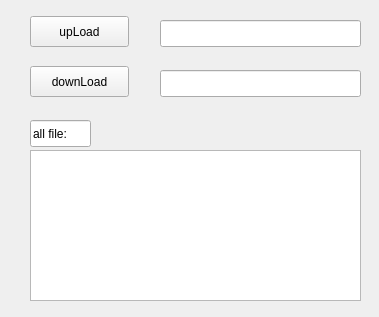
<?xml version="1.0" encoding="UTF-8"?>
<ui version="4.0">
 <class>filePage</class>
 <widget class="QWidget" name="filePage">
  <property name="geometry">
   <rect>
    <x>0</x>
    <y>0</y>
    <width>379</width>
    <height>317</height>
   </rect>
  </property>
  <property name="windowTitle">
   <string>Form</string>
  </property>
  <widget class="QPushButton" name="up_btn">
   <property name="geometry">
    <rect>
     <x>30</x>
     <y>16</y>
     <width>99</width>
     <height>31</height>
    </rect>
   </property>
   <property name="text">
    <string>upLoad</string>
   </property>
  </widget>
  <widget class="QPushButton" name="down_btn">
   <property name="geometry">
    <rect>
     <x>30</x>
     <y>66</y>
     <width>99</width>
     <height>31</height>
    </rect>
   </property>
   <property name="text">
    <string>downLoad</string>
   </property>
  </widget>
  <widget class="QLineEdit" name="up_lineEdit">
   <property name="geometry">
    <rect>
     <x>160</x>
     <y>20</y>
     <width>201</width>
     <height>27</height>
    </rect>
   </property>
  </widget>
  <widget class="QLineEdit" name="down_lineEdit">
   <property name="geometry">
    <rect>
     <x>160</x>
     <y>70</y>
     <width>201</width>
     <height>27</height>
    </rect>
   </property>
  </widget>
  <widget class="QLineEdit" name="lineEdit">
   <property name="geometry">
    <rect>
     <x>30</x>
     <y>120</y>
     <width>61</width>
     <height>27</height>
    </rect>
   </property>
   <property name="text">
    <string>all file:</string>
   </property>
  </widget>
  <widget class="QTableWidget" name="tableWidget">
   <property name="geometry">
    <rect>
     <x>30</x>
     <y>150</y>
     <width>331</width>
     <height>151</height>
    </rect>
   </property>
  </widget>
 </widget>
 <resources/>
 <connections/>
</ui>
